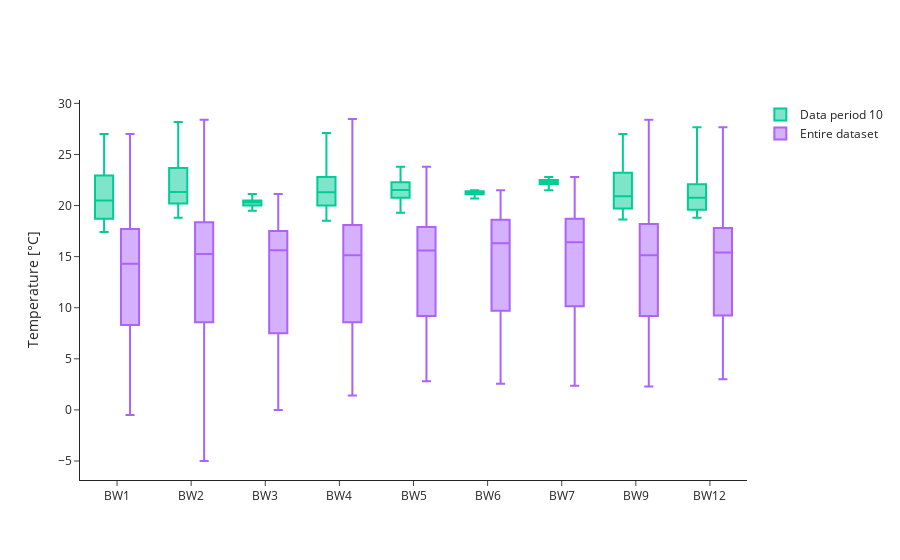

Write notebook code for a chart like this one.
### Markdown cell above
Temperature comparison between data period and entire dataset (2021-2024).

### Code cell
temp_df = wq_df[(wq_df['data_type'] == 'temperature')].dropna(subset=['mean'])
temp_period_stats = temp_df.groupby('bwfl_id')['mean'].describe(percentiles=[.01, .10, .25, .50, .75, .90, .99])
temp_dataset_stats = get_sensor_stats('temperature', temp_df['bwfl_id'].unique())

fig = go.Figure()

for i, bwfl_id in enumerate(temp_period_stats.index):
    stats = temp_period_stats.loc[bwfl_id]

    if stats['count'] != 0:
        fig.add_trace(go.Box(
            x=[bwfl_id],
            lowerfence=[stats['min']],
            q1=[stats['25%']],
            median=[stats['50%']],
            q3=[stats['75%']],
            upperfence=[stats['max']],
            name=f'Data period {str(data_period).zfill(2)}',
            marker_color=default_colors[2],
            boxpoints=False,
            offsetgroup='temp_period_stats',
            showlegend=(i == 0)
        ))

for i, bwfl_id in enumerate(temp_dataset_stats.index):
    stats = temp_dataset_stats.loc[bwfl_id]

    if stats['count'] != 0:
        fig.add_trace(go.Box(
            x=[bwfl_id],
            lowerfence=[stats['min']],
            q1=[stats['25%']],
            median=[stats['50%']],
            q3=[stats['75%']],
            upperfence=[stats['max']],
            name='Entire dataset',
            marker_color=default_colors[3],
            boxpoints=False,
            offsetgroup='temp_dataset_stats',
            showlegend=(i == 0)
        ))

fig.update_layout(
    yaxis_title='Temperature [\u00B0C]',
    xaxis_title='',
    xaxis=dict(
        tickmode='array',
        tickvals=sorted(temp_df['bwfl_id'].unique(), key=lambda x: int(x[2:])),
        ticktext=sorted(temp_df['bwfl_id'].unique(), key=lambda x: int(x[2:])),
        categoryorder='array',
        categoryarray=sorted(temp_df['bwfl_id'].unique(), key=lambda x: int(x[2:]))
    ),
    legend_title_text='',
    template='simple_white',
    boxmode='group',
    height=450,
)

fig.show()

### Figure 1 — Plotly figure (JSON) as saved in the notebook; plotly's stock layout.template omitted (floating-point values rounded to 4 significant figures)
{"data": [{"boxpoints": false, "lowerfence": [17.4], "marker": {"color": "#00CC96"}, "median": [20.5], "name": "Data period 10", "offsetgroup": "temp_period_stats", "q1": [18.7], "q3": [22.94], "showlegend": true, "type": "box", "upperfence": [27], "x": ["BW1"]}, {"boxpoints": false, "lowerfence": [18.8], "marker": {"color": "#00CC96"}, "median": [20.77], "name": "Data period 10", "offsetgroup": "temp_period_stats", "q1": [19.6], "q3": [22.08], "showlegend": false, "type": "box", "upperfence": [27.67], "x": ["BW12"]}, {"boxpoints": false, "lowerfence": [18.8], "marker": {"color": "#00CC96"}, "median": [21.33], "name": "Data period 10", "offsetgroup": "temp_period_stats", "q1": [20.2], "q3": [23.68], "showlegend": false, "type": "box", "upperfence": [28.17], "x": ["BW2"]}, {"boxpoints": false, "lowerfence": [19.5], "marker": {"color": "#00CC96"}, "median": [20.3], "name": "Data period 10", "offsetgroup": "temp_period_stats", "q1": [20], "q3": [20.5], "showlegend": false, "type": "box", "upperfence": [21.13], "x": ["BW3"]}, {"boxpoints": false, "lowerfence": [18.5], "marker": {"color": "#00CC96"}, "median": [21.3], "name": "Data period 10", "offsetgroup": "temp_period_stats", "q1": [20], "q3": [22.8], "showlegend": false, "type": "box", "upperfence": [27.1], "x": ["BW4"]}, {"boxpoints": false, "lowerfence": [19.3], "marker": {"color": "#00CC96"}, "median": [21.53], "name": "Data period 10", "offsetgroup": "temp_period_stats", "q1": [20.76], "q3": [22.28], "showlegend": false, "type": "box", "upperfence": [23.8], "x": ["BW5"]}, {"boxpoints": false, "lowerfence": [20.7], "marker": {"color": "#00CC96"}, "median": [21.2], "name": "Data period 10", "offsetgroup": "temp_period_stats", "q1": [21.1], "q3": [21.4], "showlegend": false, "type": "box", "upperfence": [21.5], "x": ["BW6"]}, {"boxpoints": false, "lowerfence": [21.5], "marker": {"color": "#00CC96"}, "median": [22.3], "name": "Data period 10", "offsetgroup": "temp_period_stats", "q1": [22.1], "q3": [22.5], "showlegend": false, "type": "box", "upperfence": [22.8], "x": ["BW7"]}, {"boxpoints": false, "lowerfence": [18.63], "marker": {"color": "#00CC96"}, "median": [20.9], "name": "Data period 10", "offsetgroup": "temp_period_stats", "q1": [19.7], "q3": [23.22], "showlegend": false, "type": "box", "upperfence": [26.99], "x": ["BW9"]}, {"boxpoints": false, "lowerfence": [-0.5], "marker": {"color": "#AB63FA"}, "median": [14.3], "name": "Entire dataset", "offsetgroup": "temp_dataset_stats", "q1": [8.3], "q3": [17.7], "showlegend": true, "type": "box", "upperfence": [27], "x": ["BW1"]}, {"boxpoints": false, "lowerfence": [3], "marker": {"color": "#AB63FA"}, "median": [15.4], "name": "Entire dataset", "offsetgroup": "temp_dataset_stats", "q1": [9.233], "q3": [17.8], "showlegend": false, "type": "box", "upperfence": [27.67], "x": ["BW12"]}, {"boxpoints": false, "lowerfence": [-5], "marker": {"color": "#AB63FA"}, "median": [15.27], "name": "Entire dataset", "offsetgroup": "temp_dataset_stats", "q1": [8.567], "q3": [18.37], "showlegend": false, "type": "box", "upperfence": [28.4], "x": ["BW2"]}, {"boxpoints": false, "lowerfence": [0], "marker": {"color": "#AB63FA"}, "median": [15.63], "name": "Entire dataset", "offsetgroup": "temp_dataset_stats", "q1": [7.5], "q3": [17.5], "showlegend": false, "type": "box", "upperfence": [21.13], "x": ["BW3"]}, {"boxpoints": false, "lowerfence": [1.4], "marker": {"color": "#AB63FA"}, "median": [15.13], "name": "Entire dataset", "offsetgroup": "temp_dataset_stats", "q1": [8.57], "q3": [18.1], "showlegend": false, "type": "box", "upperfence": [28.47], "x": ["BW4"]}, {"boxpoints": false, "lowerfence": [2.8], "marker": {"color": "#AB63FA"}, "median": [15.6], "name": "Entire dataset", "offsetgroup": "temp_dataset_stats", "q1": [9.2], "q3": [17.9], "showlegend": false, "type": "box", "upperfence": [23.8], "x": ["BW5"]}, {"boxpoints": false, "lowerfence": [2.567], "marker": {"color": "#AB63FA"}, "median": [16.3], "name": "Entire dataset", "offsetgroup": "temp_dataset_stats", "q1": [9.7], "q3": [18.6], "showlegend": false, "type": "box", "upperfence": [21.5], "x": ["BW6"]}, {"boxpoints": false, "lowerfence": [2.367], "marker": {"color": "#AB63FA"}, "median": [16.4], "name": "Entire dataset", "offsetgroup": "temp_dataset_stats", "q1": [10.14], "q3": [18.7], "showlegend": false, "type": "box", "upperfence": [22.8], "x": ["BW7"]}, {"boxpoints": false, "lowerfence": [2.3], "marker": {"color": "#AB63FA"}, "median": [15.14], "name": "Entire dataset", "offsetgroup": "temp_dataset_stats", "q1": [9.2], "q3": [18.2], "showlegend": false, "type": "box", "upperfence": [28.4], "x": ["BW9"]}], "layout": {"autosize": true, "boxmode": "group", "legend": {"title": {"text": ""}}, "xaxis": {"autorange": true, "categoryarray": ["BW1", "BW2", "BW3", "BW4", "BW5", "BW6", "BW7", "BW9", "BW12"], "categoryorder": "array", "range": [-0.5, 8.5], "tickmode": "array", "ticktext": ["BW1", "BW2", "BW3", "BW4", "BW5", "BW6", "BW7", "BW9", "BW12"], "tickvals": ["BW1", "BW2", "BW3", "BW4", "BW5", "BW6", "BW7", "BW9", "BW12"], "title": {"text": ""}, "type": "category"}, "yaxis": {"autorange": true, "range": [-6.859, 30.33], "title": {"text": "Temperature [°C]"}}}}
